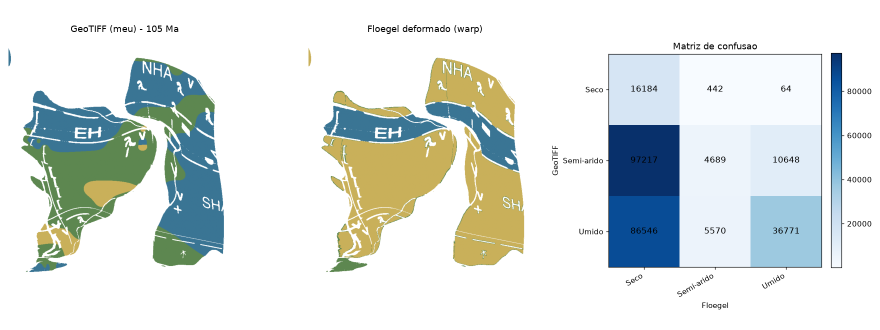
#> input picture COMPARISON/classes_105.png, 1760 x 660 px (shown at 1/2 size)
$ python -i compare_floegel.py   (imports and definitions only)
#> lines starting #> are read from the running program, lines starting #| are printed output that depends on the picture; after the words box and inside, x2 and y2 are one past the last pixel; in counts of white or black regions, pixels touching at a corner belong together
"""
Spatial similarity comparison between Floegel reference paleoclimate maps (JPG,
no georeference) and the project-generated KNN+IDW GeoTIFFs.

Pipeline (see COMPARISON/README.md for step-by-step usage):
  1. render-reference : rasterize the GeoTIFF on the raster's native grid using the
     same color ramp (and gradient_sharp) as the published maps, draw the coastline
     on top, and emit a self-contained GCP picker HTML.
  2. (manual)         : open COMPARISON/gcp_picker.html, mark matching control
     points on the Floegel image and the reference render, export gcp_<age>.json.
  3. compare          : warp the Floegel image onto the GeoTIFF grid (thin-plate
     spline, homography fallback), reclassify both sides into
     Dry / Semi-arid / Humid, build a common land mask and compute per-class IoU,
     overall accuracy and Cohen's kappa. Emits CSV + HTML/PNG report.

Color de-para (Floegel legend left panel -> 3 classes):
  dark green + light green      -> Semi-arid (2)
  orange/tan (evaporites) + yellow (arid) -> Dry (1)
  pink/magenta                  -> Humid (3)
  light blue (ocean), gray/black (symbols, grid, labels), white -> ignored
"""

import argparse
import base64
import csv
import json
import os
import re
from datetime import datetime

import cv2
import numpy as np
import rasterio
from scipy.interpolate import RBFInterpolator
from scipy.spatial.distance import cdist

# Reuse helpers from the main renderer so behaviour stays consistent.
from render_map import (
    apply_paleo_reference_frame_correction,
    load_geojson,
    CLIMATE_COLORS,
    _hex_to_rgb,
    classify_climate_values,
    climate_values_to_rgb,
)

# ---------------------------------------------------------------------------
# Configuration
# ---------------------------------------------------------------------------

BASE_DIR = os.path.dirname(os.path.abspath(__file__))
COMP_DIR = os.path.join(BASE_DIR, 'COMPARISON')
INPUT_DIR = os.path.join(COMP_DIR, 'inputs')
GEOTIFF_DIR = os.path.join(BASE_DIR, 'GENERATED_GEOTIFFS')
GEOJSON_DIR = os.path.join(BASE_DIR, 'GEOJSON')

GEOTIFF_SUFFIX = 'knn_idw_power4.0_smooth2.0_class-thirds_kdtree'

# Class codes
DRY, SEMI, HUMID = 1, 2, 3
CLASS_NAMES = {DRY: 'Seco', SEMI: 'Semi-arido', HUMID: 'Umido'}
CLASS_ORDER = [DRY, SEMI, HUMID]

# Class render colors (RGB), matching render_map.py's climate palette.
# [5 lines that did not run here, left out]

# Value range the raster encodes: 1.0 = Dry, 2.0 = Semi-arid, 3.0 = Humid.
# Mirrors expected_min/expected_max in render_map.create_raster_overlay.
VALUE_MIN, VALUE_MAX = 1.0, 3.0

# HSV bins used by render_map.classificar_por_intervalos to count the published
# colors. Reused here so both sides classify the raster identically.
HSV_BINS = {
    DRY: ((20, 50, 50), (34, 255, 255)),
    SEMI: ((35, 50, 50), (89, 255, 255)),
    HUMID: ((90, 50, 50), (130, 255, 255)),
}

AGES = ('115', '105')

# Name printed in reports, CSV headers and figure titles for each published atlas.
ATLAS_LABELS = {'floegel': 'Floegel', 'hay': 'Hay', 'burgener': 'Burgener'}

# Atlases whose figures may be reproduced in the published reports. Burgener comes
# from Scotese et al. (2024), CC BY 4.0. Hay & Floegel (2012) is (c) Elsevier and not
# open access: its scans and crops stay local (.gitignore) and the reports show only
# the reduced three-class map, never the figure itself.
ATLAS_IMAGE_SHAREABLE = {'burgener'}

# Stamped into exported gcp_<age>.json. Points picked before the reference render was
# flipped to match the transform are in a mirrored frame and must be re-picked.
GCP_FRAME = 'north-up-v2'


def geotiff_path(age):
    return os.path.join(GEOTIFF_DIR, f'{age}_ma_{GEOTIFF_SUFFIX}.tif')


def floegel_path(age):
    return atlas_image_path('floegel', age)


def atlas_image_path(atlas, age):
    """Published-map image for one atlas: ``floegel`` or ``hay``."""
    return os.path.join(INPUT_DIR, f'{age}_{atlas}.png')


def atlas_images_present(atlas, ages=AGES):
    """Ages whose ``{age}_{atlas}.png`` is in ``COMPARISON/inputs``."""
    return [age for age in ages if os.path.isfile(atlas_image_path(atlas, age))]


def coastline_path(age):
    return os.path.join(GEOJSON_DIR, f'{age}_ma_coastline.geojson')


def reference_path(age):
    return os.path.join(COMP_DIR, f'reference_render_{age}.png')


def gcp_path(age):
    return os.path.join(COMP_DIR, f'gcp_{age}.json')


def warped_path(age, atlas='floegel'):
    return os.path.join(COMP_DIR, f'warped_{atlas}_{age}.png')


# [4 lines left out: function _atlas_file, not called in this run]


def classes_path(age, atlas='floegel'):
    return _atlas_file('classes', age, atlas, 'png')


def metrics_path(age, atlas='floegel'):
    return _atlas_file('metrics', age, atlas, 'csv')


# [4 lines left out: function report_path, not called in this run]


def _mtime(path):
    return os.path.getmtime(path) if os.path.exists(path) else None


def _rel(path):
    return os.path.relpath(path, BASE_DIR)


# [34 lines left out: functions reference_is_stale, available_geotiffs, gradient_sharp, values_to_rgb, not called in this run]


def rgb_to_classes(rgb):
    """Classify rendered colors with render_map's HSV bins (0 = unclassified)."""
    hsv = cv2.cvtColor(cv2.cvtColor(rgb, cv2.COLOR_RGB2BGR), cv2.COLOR_BGR2HSV)
#> hsv: shape (660, 1760, 3); mean H, S, V 26.7, 33.7, 233.3
    out = np.zeros(rgb.shape[:2], dtype=np.int32)
    for code, (lo, hi) in HSV_BINS.items():
        mask = cv2.inRange(hsv, np.array(lo, dtype=np.uint8), np.array(hi, dtype=np.uint8))
        out[mask > 0] = code
#> this loop made 3 passes
#> pass 1, in rgb_to_classes, `mask = cv2.inRange(hsv, np.array(lo, dtype=np.uint8), np.array(hi, dty..`:
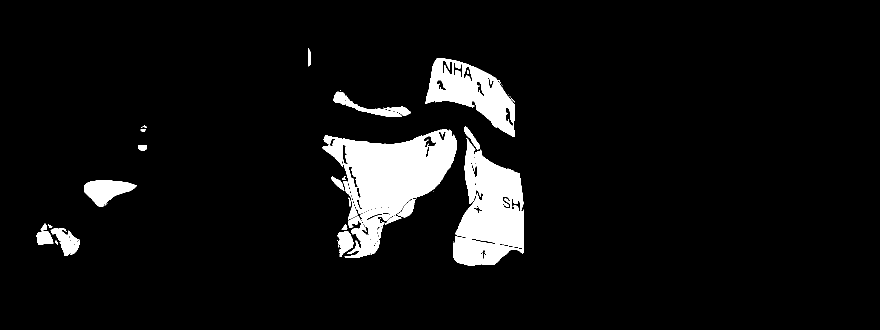
#> mask: shape (660, 1760) (shown at 1/2 size); 6.7% white; 39 white regions (13 under 20 px), largest, box (x1, y1, x2, y2) and area: (644, 259, 913, 515) 30938, (906, 299, 1048, 531) 20869, (851, 116, 1030, 274) 12690
#> pass 2, in rgb_to_classes, `mask = cv2.inRange(hsv, np.array(lo, dtype=np.uint8), np.array(hi, dty..`:
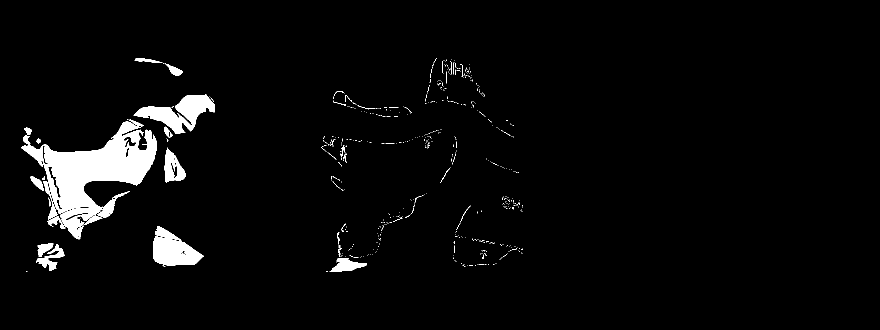
#> mask: shape (660, 1760) (shown at 1/2 size); 3.7% white; 518 white regions (473 under 20 px), largest, box (x1, y1, x2, y2) and area: (43, 243, 313, 479) 23117, (267, 189, 429, 268) 5519, (306, 452, 408, 532) 4710
#> pass 3, in rgb_to_classes, `mask = cv2.inRange(hsv, np.array(lo, dtype=np.uint8), np.array(hi, dty..`:
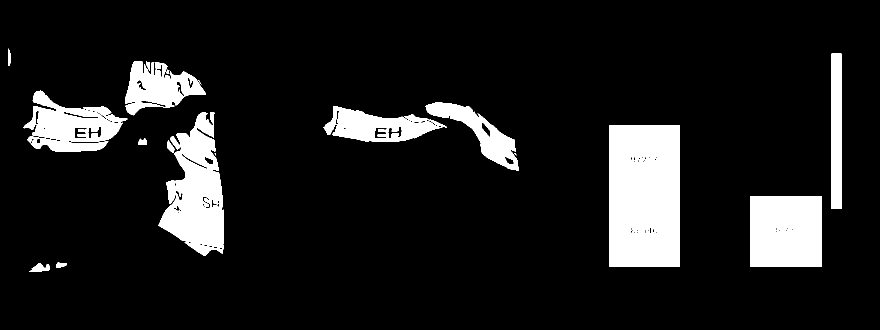
#> mask: shape (660, 1760) (shown at 1/2 size); 11.1% white; 25 white regions (6 under 20 px), largest, box (x1, y1, x2, y2) and area: (1218, 250, 1359, 534) 39721, (316, 224, 448, 512) 21327, (1501, 392, 1643, 534) 20053
#> after the loop:
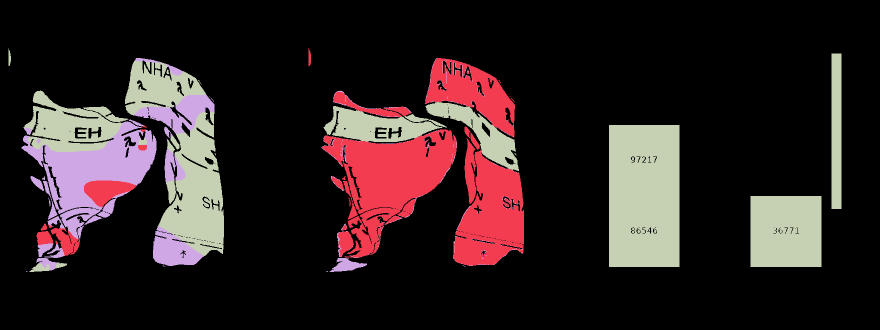
#> out: shape (660, 1760) int32 (shown at 1/2 size); 4 distinct labels, from 0 to 3; one colour per label, 0 black
    return out


# ---------------------------------------------------------------------------
# Legend prototypes / Floegel color classification
# ---------------------------------------------------------------------------

# Extra prototypes for pixels that must be ignored (not a climate zone).
# (rgb, label) where label is a class code or None (ignore).
IGNORE_PROTOTYPES = [
    ((187, 219, 244), None),  # ocean light blue
    ((168, 216, 240), None),  # ocean light blue (variant)
    ((150, 200, 235), None),  # ocean / river blue
    ((120, 160, 210), None),  # darker coastline blue
    ((255, 255, 255), None),  # white background
    ((245, 245, 245), None),  # near-white
    ((48, 48, 48), None),     # dark symbols / labels / coast line
    ((95, 95, 93), None),     # gray graticule / arrows
    ((150, 150, 150), None),  # mid gray
]


# [245 lines left out: functions extract_legend_prototypes, _rgb_to_lab, classify_floegel, geotiff_values, geotiff_render, geotiff_classes and 6 more, not called in this run]


_GCP_PICKER_TEMPLATE = r"""<!DOCTYPE html>
<html lang="pt-br">
<head>
<meta charset="UTF-8">
<title>GCP Picker - Floegel vs GeoTIFF</title>
<style>
  * { box-sizing: border-box; }
  body { font-family: Arial, sans-serif; margin: 0; background: #ecf0f1; }
  .toolbar { background: #2c3e50; color: #fff; padding: 8px 14px; display: flex;
             gap: 14px; align-items: center; flex-wrap: wrap; }
  .toolbar b { font-size: 15px; }
  .toolbar select, .toolbar button { padding: 4px 8px; font-size: 13px; border-radius: 4px;
             border: 1px solid #7f8c8d; }
  .toolbar button { background: #3498db; color: #fff; cursor: pointer; font-weight: bold; }
  .toolbar button.danger { background: #e74c3c; }
  .toolbar .hint { font-size: 12px; color: #bdc3c7; }
  .panes { display: flex; gap: 10px; padding: 10px; align-items: flex-start; }
  .pane { flex: 1; background: #fff; border-radius: 6px; padding: 6px; box-shadow: 0 1px 4px rgba(0,0,0,.2); }
  .pane h3 { margin: 4px 6px; font-size: 14px; color: #2c3e50; }
  .pane h3 span { font-weight: normal; font-size: 11px; color: #7f8c8d; }
  .canvas-wrap { position: relative; width: 100%; overflow: auto; border: 1px solid #ddd; }
  canvas { display: block; width: 100%; height: auto; cursor: crosshair; }
  .side { width: 240px; }
  .side ol { padding-left: 20px; font-size: 12px; max-height: 60vh; overflow: auto; }
  .status { font-size: 12px; margin: 6px; padding: 6px; background: #f8f9fa; border-radius: 4px; }
  .next { font-weight: bold; color: #e67e22; }
</style>
</head>
<body>
<div class="toolbar">
  <b>GCP Picker</b>
  <label>Idade:
    <select id="ageSel"></select>
  </label>
  <button id="undoBtn">Desfazer ultimo</button>
  <button id="clearBtn" class="danger">Limpar</button>
  <button id="exportBtn">Exportar gcp_&lt;idade&gt;.json</button>
  <span class="hint">Clique 1x no mapa Floegel (esquerda), depois no ponto equivalente no render (direita). Repita 6-12x.</span>
</div>
<div class="panes">
  <div class="pane">
    <h3>Floegel (referencia publicada)</h3>
    <div class="canvas-wrap"><canvas id="cvFloegel"></canvas></div>
  </div>
  <div class="pane">
    <h3>Render do GeoTIFF (meu mapa) <span id="refSrc"></span></h3>
    <div class="canvas-wrap"><canvas id="cvRef"></canvas></div>
  </div>
  <div class="pane side">
    <h3>Pontos de controle</h3>
    <div class="status" id="status"></div>
    <ol id="list"></ol>
  </div>
</div>
<script>
var DATA = __DATA__;
var FRAME = "__FRAME__";
var state = {}; // age -> {pairs:[{floegel:[x,y], ref:[x,y]}], pending:null}
var imgs = {};  // age -> {floegel:Image, reference:Image}
var curAge = null;

function ages() { return Object.keys(DATA); }

function initAge(age) {
  if (!state[age]) state[age] = { pairs: [], pending: null };
  if (!imgs[age]) {
    imgs[age] = {};
    ['floegel', 'reference'].forEach(function(k) {
      var im = new Image();
      im.onload = function() { if (age === curAge) redraw(); };
      im.src = DATA[age][k];
      imgs[age][k] = im;
    });
  }
}

function setupCanvas(canvas, img) {
  canvas.width = img.naturalWidth || img.width;
  canvas.height = img.naturalHeight || img.height;
}

function toNatural(canvas, evt) {
  var rect = canvas.getBoundingClientRect();
  var x = (evt.clientX - rect.left) / rect.width * canvas.width;
  var y = (evt.clientY - rect.top) / rect.height * canvas.height;
  return [Math.round(x), Math.round(y)];
}

function drawMarkers(ctx, pts, color) {
  pts.forEach(function(p, i) {
    ctx.beginPath();
    ctx.arc(p[0], p[1], 6, 0, 2 * Math.PI);
    ctx.strokeStyle = color; ctx.lineWidth = 2; ctx.stroke();
    ctx.fillStyle = color; ctx.font = 'bold 16px Arial';
    ctx.fillText(String(i + 1), p[0] + 8, p[1] - 8);
  });
}

function redraw() {
  var cvF = document.getElementById('cvFloegel');
  var cvR = document.getElementById('cvRef');
  var imF = imgs[curAge].floegel, imR = imgs[curAge].reference;
  if (!imF.complete || !imR.complete) return;
  setupCanvas(cvF, imF); setupCanvas(cvR, imR);
  var cF = cvF.getContext('2d'), cR = cvR.getContext('2d');
  cF.drawImage(imF, 0, 0); cR.drawImage(imR, 0, 0);
  document.getElementById('refSrc').textContent =
    '- ' + DATA[curAge].source + ' (' + DATA[curAge].generated + ')';
  var st = state[curAge];
  drawMarkers(cF, st.pairs.map(function(p){return p.floegel;}), '#e74c3c');
  drawMarkers(cR, st.pairs.map(function(p){return p.ref;}), '#e74c3c');
  if (st.pending) {
    cF.beginPath(); cF.arc(st.pending[0], st.pending[1], 6, 0, 2*Math.PI);
    cF.strokeStyle = '#27ae60'; cF.lineWidth = 3; cF.stroke();
  }
  updateStatus();
}

function updateStatus() {
  var st = state[curAge];
  var s = 'Idade: ' + curAge + ' Ma<br>Pares: ' + st.pairs.length + '<br>';
  s += st.pending ? '<span class="next">Agora clique no RENDER (direita)</span>'
                  : '<span class="next">Clique no FLOEGEL (esquerda)</span>';
  document.getElementById('status').innerHTML = s;
  var ol = document.getElementById('list');
  ol.innerHTML = '';
  st.pairs.forEach(function(p) {
    var li = document.createElement('li');
    li.textContent = 'F(' + p.floegel + ')  R(' + p.ref + ')';
    ol.appendChild(li);
  });
}

document.getElementById('cvFloegel').addEventListener('click', function(e) {
  var st = state[curAge];
  st.pending = toNatural(this, e);
  redraw();
});
document.getElementById('cvRef').addEventListener('click', function(e) {
  var st = state[curAge];
  if (!st.pending) { alert('Clique primeiro no mapa Floegel (esquerda).'); return; }
  var ref = toNatural(this, e);
  st.pairs.push({ floegel: st.pending, ref: ref });
  st.pending = null;
  redraw();
});
document.getElementById('undoBtn').addEventListener('click', function() {
  var st = state[curAge];
  if (st.pending) { st.pending = null; }
  else { st.pairs.pop(); }
  redraw();
});
document.getElementById('clearBtn').addEventListener('click', function() {
  if (!confirm('Limpar todos os pontos desta idade?')) return;
  state[curAge] = { pairs: [], pending: null };
  redraw();
});
document.getElementById('exportBtn').addEventListener('click', function() {
  var st = state[curAge];
  if (st.pairs.length < 4) { alert('Marque pelo menos 4 pares (6-12 recomendado).'); return; }
  var out = { age: curAge, frame: FRAME, points: st.pairs };
  var blob = new Blob([JSON.stringify(out, null, 2)], { type: 'application/json' });
  var a = document.createElement('a');
  a.href = URL.createObjectURL(blob);
  a.download = 'gcp_' + curAge + '.json';
  document.body.appendChild(a); a.click(); document.body.removeChild(a);
});

(function() {
  var sel = document.getElementById('ageSel');
  ages().forEach(function(a) {
    initAge(a);
    var o = document.createElement('option'); o.value = a; o.textContent = a + ' Ma';
    sel.appendChild(o);
  });
  sel.addEventListener('change', function() { curAge = this.value; redraw(); });
  curAge = ages()[0];
  redraw();
})();
</script>
</body>
</html>
"""


# ---------------------------------------------------------------------------
# Control points on the raster the map is showing
# ---------------------------------------------------------------------------

# [14 lines left out: functions raster_stamp, _write_gcp, not called in this run]


def _coast_mask(gray):
    mask = np.where(gray < 40, 255, 0).astype(np.uint8)
    return cv2.dilate(mask, np.ones((3, 3), np.uint8), iterations=1)


# [154 lines left out: functions _shift_gcps_onto_raster, ensure_gcps_on_current_raster, load_gcps, build_warp_maps, warp_atlas, not called in this run]


def warp_floegel(age, meta):
    """Warp the Floegel image onto the current GeoTIFF grid."""
    return warp_atlas(age, meta, 'floegel')


# ---------------------------------------------------------------------------
# Metrics
# ---------------------------------------------------------------------------

# [138 lines left out: functions confusion_matrix, compute_metrics, class_area_pct, save_metrics_csv, save_class_composite, not called in this run]


def _pct(x):
    return f"{x:.2f}%"


# [127 lines left out: function save_report_html, not called in this run]


BURGENER_INDEX_AGES = ('70', '80', '85', '90', '95', '105', '120', '130', '145')
# Hay & Floegel (2012) ages scored by shoreline fit in compare_chumakov.py.
CHUMAKOV_INDEX_AGES = ('70', '85', '95', '140')


# [159 lines left out: functions generate_comparison_index, cmd_render_reference, score_atlas, cmd_compare, main, not called in this run]


# [2 lines not run here, left out]

>>> import cv2
>>> picture = cv2.cvtColor(cv2.imread('COMPARISON/classes_105.png'), cv2.COLOR_BGR2RGB)
>>> result = rgb_to_classes(picture)
